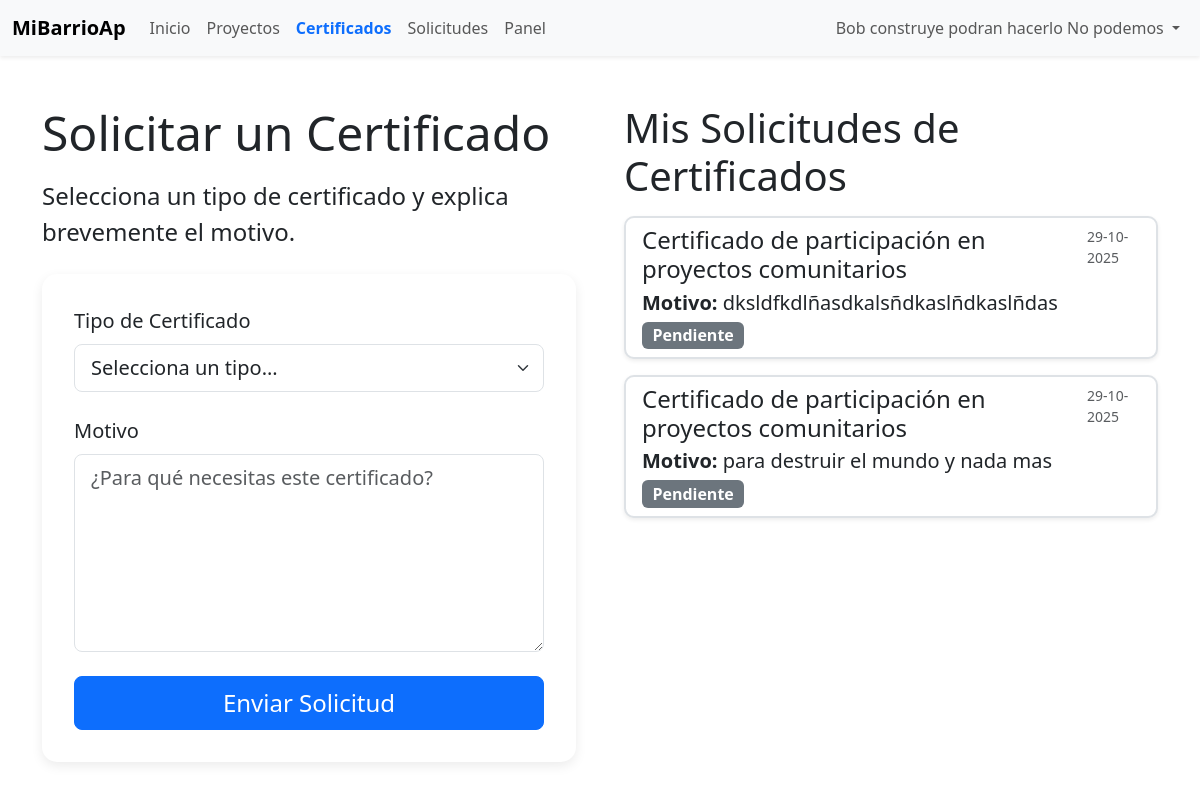
/certificados.php (signed in), run on the app's committed database.
### tables this page shows
CREATE TABLE `usuarios` (
  `id_us` int(11) NOT NULL,
  `nombre_completo` varchar(150) NOT NULL,
  `fecha_nacimiento` date NOT NULL,
  `rut` varchar(20) NOT NULL,
  `telefono` int(11) DEFAULT NULL,
  `email` varchar(40) NOT NULL,
  `nombre_calle` varchar(40) DEFAULT NULL,
  `numero_casa` int(11) DEFAULT NULL,
  `clave` varchar(40) DEFAULT NULL,
  `id_rol` int(11) NOT NULL,
  `id_comuna` int(11) NOT NULL,
  `id_provincia` int(11) NOT NULL,
  `id_pais` int(11) NOT NULL,
  `id_region` int(11) DEFAULT NULL
);

CREATE TABLE `solicitud_certificado` (
  `id_solicitud` int(11) NOT NULL,
  `id_us` int(11) NOT NULL,
  `id_certi` int(11) NOT NULL,
  `id_estado` int(11) NOT NULL DEFAULT 1,
  `motivo` text NOT NULL,
  `fecha_solicitud` timestamp NOT NULL DEFAULT current_timestamp()
);

CREATE TABLE `tipo_certificado` (
  `id_certi` int(11) NOT NULL,
  `nombre_certificado` varchar(100) NOT NULL
);

CREATE TABLE `estados` (
  `id_estado` int(11) NOT NULL,
  `tipo_estado` varchar(50) DEFAULT NULL
);

### lib/lib-sesion-datos.php (called while the page is built, shortened)
<?php
require_once("lib-conexion.php");
$idUsuario = $_SESSION['id_us'] ?? null;
if ($idUsuario) {
    $stmt = $conexion->prepare("
        SELECT
            u.id_us, u.nombre_completo, u.fecha_nacimiento, u.rut, u.email,
            u.telefono, u.nombre_calle,
            p.nombre AS pais,
            c.comuna,
            pr.nom_provincia AS provincia,
            r.nombre_region AS region,
            ro.nombre_rol AS rol,
            u.id_rol
        FROM usuarios u
        JOIN pais p       ON p.id_pais = u.id_pais
        JOIN comuna c     ON c.id_comuna = u.id_comuna
        JOIN provincia pr ON pr.id_provincia = u.id_provincia
        JOIN region r     ON r.id_region = u.id_region
        JOIN roles ro     ON ro.id_rol = u.id_rol
        WHERE u.id_us = ?
    ");
    $stmt->bind_param("i", $idUsuario);
    $stmt->execute();
    $resultado = $stmt->get_result();
    $usuario = $resultado->fetch_assoc();
} else {
    $usuario = null;
}
function panelPorRol(?int $rol): ?array {
    if ($rol === 2) return ["crear-proyecto.php", "Panel "];
    return null;
}
?>

### certificados.php (the view, shortened to what this page needs)
<?php
require_once("lib/lib-conexion.php");
require_once("lib/lib-sesion-datos.php");
$id_usuario_actual = $_SESSION['id_us'];
$solicitudes = $conexion->query("
  SELECT s.id_solicitud, t.nombre_certificado, e.tipo_estado, s.motivo, s.fecha_solicitud
  FROM solicitud_certificado s
  INNER JOIN tipo_certificado t ON s.id_certi = t.id_certi
  INNER JOIN estados e ON s.id_estado = e.id_estado
  WHERE s.id_us = $id_usuario_actual
  ORDER BY s.fecha_solicitud DESC
");
?>
<!DOCTYPE html>
<html lang="es">
<head>
  <link href="https://cdn.jsdelivr.net/npm/bootstrap@5.3.8/dist/css/bootstrap.min.css" rel="stylesheet">
  <link href="css/estilo-index.css" rel="stylesheet">
</head>
<body>
<?php include("menu.php"); ?>
<div class="container mt-5 mb-5">
  <div class="row g-5">
    <div class="col-lg-6">
      <h1 class="display-5 mb-3">Solicitar un Certificado</h1>
      <p class="lead fs-4 mb-4">Selecciona un tipo de certificado y explica brevemente el motivo.</p>
      <form action="lib/lib-insert-cert.php" method="POST" class="seccion-anuncios">
        <div class="mb-4">
          <label class="form-label fs-5">Tipo de Certificado</label>
          <select class="form-select form-select-lg" name="id_certificado" required>
            <option value="" disabled selected>Selecciona un tipo...</option>
          </select>
        </div>
        <div class="mb-4">
          <label class="form-label fs-5">Motivo</label>
          <textarea name="motivo" class="form-control form-control-lg" rows="6" placeholder="¿Para qué necesitas este certificado?" required></textarea>
        </div>
        <button type="submit" class="btn btn-primary btn-lg w-100 fs-4">Enviar Solicitud</button>
      </form>
    </div>
    <div class="col-lg-6">
      <h2 class="display-6 mb-3">Mis Solicitudes de Certificados</h2>
      <div class="list-group">
        <?php if ($solicitudes && $solicitudes->num_rows > 0): ?>
          <?php while ($row = $solicitudes->fetch_assoc()): ?>
            <?php
              $color_estado = 'secondary';
              switch (strtolower($row['tipo_estado'])) {
                case 'pendiente': $color_estado = 'secondary'; break;
              }
            ?>
            <div class="list-group-item list-group-item-action flex-column align-items-start mb-3 shadow-sm" style="border-radius: 10px; border-width: 2px;">
              <div class="d-flex w-100 justify-content-between">
                <h4 class="mb-1"><?php echo htmlspecialchars($row['nombre_certificado']); ?></h4>
                <small class="text-muted"><?php echo date('d-m-Y', strtotime($row['fecha_solicitud'])); ?></small>
              </div>
              <p class="mb-1 fs-5"><strong>Motivo:</strong> <?php echo htmlspecialchars($row['motivo']); ?></p>
              <span class="badge bg-<?php echo $color_estado; ?> fs-6"><?php echo htmlspecialchars($row['tipo_estado']); ?></span>
            </div>
          <?php endwhile; ?>
        <?php else: ?>
          <p class="fs-5 text-muted">Aún no has solicitado certificados.</p>
        <?php endif; ?>
      </div>
    </div>
  </div>
</div>
</body>
</html>

### menu.php (shortened to what this page needs)
<?php
require_once("lib/lib-sesion-datos.php");
$current_page = basename($_SERVER['PHP_SELF']);
$panel = panelPorRol($usuario['id_rol'] ?? null);
$es_panel_admin = ($panel && $current_page == 'Panel-admin.php');
?>
<nav class="navbar navbar-expand-lg bg-body-tertiary shadow-sm">
  <div class="container-fluid">
    <a class="navbar-brand fw-bold" href="index.php">MiBarrioAp</a>
    <div class="collapse navbar-collapse" id="navbarNav">
      <ul class="navbar-nav me-auto mb-2 mb-lg-0">
        <li class="nav-item">
          <a class="nav-link <?= ($current_page == 'index.php') ? 'active' : ''; ?>" href="index.php">Inicio</a>
        </li>
        <li class="nav-item">
          <a class="nav-link <?= ($current_page == 'proyectos.php' || $current_page == 'crear-proyecto.php') ? 'active' : ''; ?>" href="proyectos.php">Proyectos</a>
        </li>
        <li class="nav-item">
          <a class="nav-link <?= ($current_page == 'certificados.php') ? 'active' : ''; ?>" href="certificados.php">Certificados</a>
        </li>
        <?php
        if ($usuario && $usuario['id_rol'] != 1):
        ?>
            <li class="nav-item">
              <a class="nav-link <?= ($current_page == 'solicitudes.php') ? 'active' : ''; ?>" href="solicitudes.php">Solicitudes</a>
            </li>
        <?php endif; ?>
        <?php
        if ($panel):
        ?>
            <li class="nav-item">
              <a class="nav-link <?= ($es_panel_admin ) ? 'active' : ''; ?>" href="<?= htmlspecialchars($panel[0]); ?>">
                <?= htmlspecialchars($panel[1]); ?>
              </a>
            </li>
        <?php endif; ?>
      </ul>
      <ul class="navbar-nav ms-auto mb-2 mb-lg-0">
        <?php if ($usuario): ?>
          <li class="nav-item dropdown">
            <a class="nav-link dropdown-toggle" href="#" id="navbarDropdownUser" role="button" data-bs-toggle="dropdown" aria-expanded="false">
              <i class="fas fa-user me-1"></i> <?= htmlspecialchars($usuario['nombre_completo']); ?>
            </a>
          </li>
        <?php endif; ?>
      </ul>
    </div> </div> </nav>

### css/estilo-index.css (style rules this page uses)
.seccion-anuncios { background-color: #fff; border-radius: 15px; padding: 2rem; box-shadow: 0 4px 12px rgba(0,0,0,0.08); }

### menu.php (style rules this page uses)
.navbar-nav .nav-link.active { font-weight: bold; color: #0d6efd !important; }

### data on the page
usuarios: id_rol "Panel", nombre_completo "Bob construye podran hacerlo No podemos"
solicitud_certificado: id_certi.nombre_certificado "Certificado de participación en proyectos comunitarios", fecha_solicitud "29-10-2025", motivo "dksldfkdlñasdkalsñdkaslñdkaslñdas", id_estado.tipo_estado "Pendiente"
solicitud_certificado: id_certi.nombre_certificado "Certificado de participación en proyectos comunitarios", fecha_solicitud "29-10-2025", motivo "para destruir el mundo y nada mas", id_estado.tipo_estado "Pendiente"
